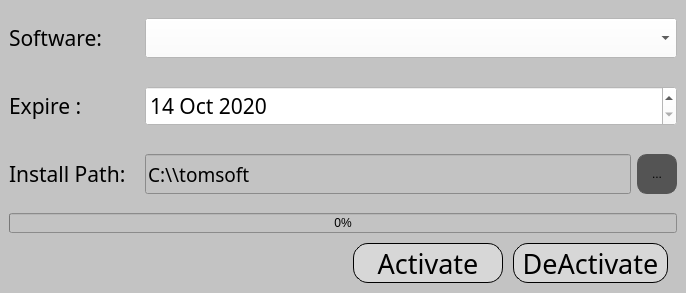
<?xml version="1.0" encoding="UTF-8"?>
<ui version="4.0">
 <class>MainWindow</class>
 <widget class="QMainWindow" name="MainWindow">
  <property name="geometry">
   <rect>
    <x>0</x>
    <y>0</y>
    <width>686</width>
    <height>293</height>
   </rect>
  </property>
  <property name="windowTitle">
   <string>License Compiler</string>
  </property>
  <property name="windowIcon">
   <iconset resource="mainwindow.qrc">
    <normaloff>:/res/icon/icon.png</normaloff>:/res/icon/icon.png</iconset>
  </property>
  <widget class="QWidget" name="centralwidget">
   <property name="styleSheet">
    <string notr="true">QWidget
{
background:#c3c3c3;
}</string>
   </property>
   <layout class="QGridLayout" name="gridLayout">
    <property name="leftMargin">
     <number>9</number>
    </property>
    <property name="topMargin">
     <number>9</number>
    </property>
    <property name="rightMargin">
     <number>9</number>
    </property>
    <property name="bottomMargin">
     <number>10</number>
    </property>
    <property name="horizontalSpacing">
     <number>0</number>
    </property>
    <property name="verticalSpacing">
     <number>10</number>
    </property>
    <item row="0" column="0">
     <widget class="QWidget" name="widget" native="true">
      <layout class="QGridLayout" name="gridLayout_2">
       <property name="leftMargin">
        <number>0</number>
       </property>
       <property name="rightMargin">
        <number>0</number>
       </property>
       <item row="0" column="0">
        <widget class="QLabel" name="label">
         <property name="minimumSize">
          <size>
           <width>130</width>
           <height>40</height>
          </size>
         </property>
         <property name="maximumSize">
          <size>
           <width>130</width>
           <height>40</height>
          </size>
         </property>
         <property name="font">
          <font>
           <family>Impact</family>
           <pointsize>16</pointsize>
          </font>
         </property>
         <property name="text">
          <string>Software:</string>
         </property>
        </widget>
       </item>
       <item row="0" column="1">
        <widget class="QComboBox" name="cb_software">
         <property name="minimumSize">
          <size>
           <width>0</width>
           <height>40</height>
          </size>
         </property>
         <property name="maximumSize">
          <size>
           <width>16777215</width>
           <height>40</height>
          </size>
         </property>
         <property name="font">
          <font>
           <family>Impact</family>
           <pointsize>16</pointsize>
          </font>
         </property>
         <property name="styleSheet">
          <string notr="true">QComboBox
{
background:white;
}</string>
         </property>
        </widget>
       </item>
      </layout>
     </widget>
    </item>
    <item row="4" column="0">
     <widget class="QWidget" name="widget_4" native="true">
      <layout class="QGridLayout" name="gridLayout_6">
       <property name="leftMargin">
        <number>9</number>
       </property>
       <property name="topMargin">
        <number>0</number>
       </property>
       <property name="rightMargin">
        <number>9</number>
       </property>
       <property name="bottomMargin">
        <number>0</number>
       </property>
       <property name="horizontalSpacing">
        <number>10</number>
       </property>
       <property name="verticalSpacing">
        <number>0</number>
       </property>
       <item row="0" column="1">
        <widget class="QToolButton" name="tb_active">
         <property name="minimumSize">
          <size>
           <width>150</width>
           <height>40</height>
          </size>
         </property>
         <property name="font">
          <font>
           <family>Impact</family>
           <pointsize>20</pointsize>
          </font>
         </property>
         <property name="styleSheet">
          <string notr="true">QToolButton
{
background:#d7d7d7;
border:1px solid black;
border-radius:15px;
}
QToolButton:Hover
{
background:#c3c3c3;
border:1px solid black;
border-radius:15px;
}</string>
         </property>
         <property name="text">
          <string>Activate</string>
         </property>
        </widget>
       </item>
       <item row="0" column="0">
        <spacer name="horizontalSpacer">
         <property name="orientation">
          <enum>Qt::Horizontal</enum>
         </property>
         <property name="sizeHint" stdset="0">
          <size>
           <width>40</width>
           <height>20</height>
          </size>
         </property>
        </spacer>
       </item>
       <item row="0" column="2">
        <widget class="QToolButton" name="tb_deactive">
         <property name="minimumSize">
          <size>
           <width>150</width>
           <height>40</height>
          </size>
         </property>
         <property name="font">
          <font>
           <family>Impact</family>
           <pointsize>20</pointsize>
          </font>
         </property>
         <property name="styleSheet">
          <string notr="true">QToolButton
{
background:#d7d7d7;
border:1px solid black;
border-radius:15px;
}
QToolButton:Hover
{
background:#c3c3c3;
border:1px solid black;
border-radius:15px;
}</string>
         </property>
         <property name="text">
          <string>DeActivate</string>
         </property>
        </widget>
       </item>
      </layout>
     </widget>
    </item>
    <item row="1" column="0">
     <widget class="QWidget" name="widget_5" native="true">
      <layout class="QGridLayout" name="gridLayout_4">
       <property name="leftMargin">
        <number>0</number>
       </property>
       <property name="rightMargin">
        <number>0</number>
       </property>
       <item row="0" column="0">
        <widget class="QLabel" name="label_3">
         <property name="minimumSize">
          <size>
           <width>130</width>
           <height>40</height>
          </size>
         </property>
         <property name="maximumSize">
          <size>
           <width>130</width>
           <height>40</height>
          </size>
         </property>
         <property name="font">
          <font>
           <family>Impact</family>
           <pointsize>16</pointsize>
          </font>
         </property>
         <property name="text">
          <string>Expire :</string>
         </property>
        </widget>
       </item>
       <item row="0" column="1">
        <widget class="QDateEdit" name="expireDate">
         <property name="minimumSize">
          <size>
           <width>0</width>
           <height>40</height>
          </size>
         </property>
         <property name="maximumSize">
          <size>
           <width>16777215</width>
           <height>40</height>
          </size>
         </property>
         <property name="font">
          <font>
           <family>Impact</family>
           <pointsize>16</pointsize>
          </font>
         </property>
         <property name="styleSheet">
          <string notr="true">QDateEdit
{
background:white;
}</string>
         </property>
         <property name="maximumDate">
          <date>
           <year>2100</year>
           <month>12</month>
           <day>31</day>
          </date>
         </property>
         <property name="minimumDate">
          <date>
           <year>2020</year>
           <month>10</month>
           <day>14</day>
          </date>
         </property>
        </widget>
       </item>
      </layout>
     </widget>
    </item>
    <item row="2" column="0">
     <widget class="QWidget" name="widget_7" native="true">
      <layout class="QGridLayout" name="gridLayout_8">
       <property name="leftMargin">
        <number>0</number>
       </property>
       <property name="rightMargin">
        <number>0</number>
       </property>
       <item row="0" column="1">
        <widget class="QLineEdit" name="installPath">
         <property name="minimumSize">
          <size>
           <width>0</width>
           <height>40</height>
          </size>
         </property>
         <property name="maximumSize">
          <size>
           <width>16777215</width>
           <height>40</height>
          </size>
         </property>
         <property name="font">
          <font>
           <family>Impact</family>
           <pointsize>14</pointsize>
          </font>
         </property>
         <property name="text">
          <string>C:\\tomsoft</string>
         </property>
        </widget>
       </item>
       <item row="0" column="0">
        <widget class="QLabel" name="label_5">
         <property name="minimumSize">
          <size>
           <width>130</width>
           <height>40</height>
          </size>
         </property>
         <property name="maximumSize">
          <size>
           <width>130</width>
           <height>40</height>
          </size>
         </property>
         <property name="font">
          <font>
           <family>Impact</family>
           <pointsize>16</pointsize>
          </font>
         </property>
         <property name="text">
          <string>Install Path:</string>
         </property>
        </widget>
       </item>
       <item row="0" column="2">
        <widget class="QToolButton" name="tb_change_dir">
         <property name="minimumSize">
          <size>
           <width>40</width>
           <height>40</height>
          </size>
         </property>
         <property name="maximumSize">
          <size>
           <width>40</width>
           <height>40</height>
          </size>
         </property>
         <property name="styleSheet">
          <string notr="true">QToolButton
{
background:#545454;
border:1px solid #545454;
border-radius:10px;
}

QToolButton:Hover
{
background:#d7d7d7;
border:1px solid #545454;
border-radius:10px;
}</string>
         </property>
         <property name="text">
          <string>...</string>
         </property>
         <property name="icon">
          <iconset resource="mainwindow.qrc">
           <normaloff>:/res/icon/folder.png</normaloff>:/res/icon/folder.png</iconset>
         </property>
         <property name="iconSize">
          <size>
           <width>30</width>
           <height>30</height>
          </size>
         </property>
        </widget>
       </item>
      </layout>
     </widget>
    </item>
    <item row="3" column="0">
     <widget class="QWidget" name="w_progress" native="true">
      <property name="minimumSize">
       <size>
        <width>0</width>
        <height>20</height>
       </size>
      </property>
      <property name="maximumSize">
       <size>
        <width>16777215</width>
        <height>20</height>
       </size>
      </property>
      <layout class="QGridLayout" name="gridLayout_3">
       <property name="leftMargin">
        <number>0</number>
       </property>
       <property name="topMargin">
        <number>0</number>
       </property>
       <property name="rightMargin">
        <number>0</number>
       </property>
       <property name="bottomMargin">
        <number>0</number>
       </property>
       <property name="spacing">
        <number>0</number>
       </property>
       <item row="0" column="0">
        <widget class="QProgressBar" name="progressBar">
         <property name="value">
          <number>0</number>
         </property>
         <property name="alignment">
          <set>Qt::AlignCenter</set>
         </property>
        </widget>
       </item>
      </layout>
     </widget>
    </item>
   </layout>
  </widget>
 </widget>
 <resources>
  <include location="mainwindow.qrc"/>
 </resources>
 <connections/>
</ui>
